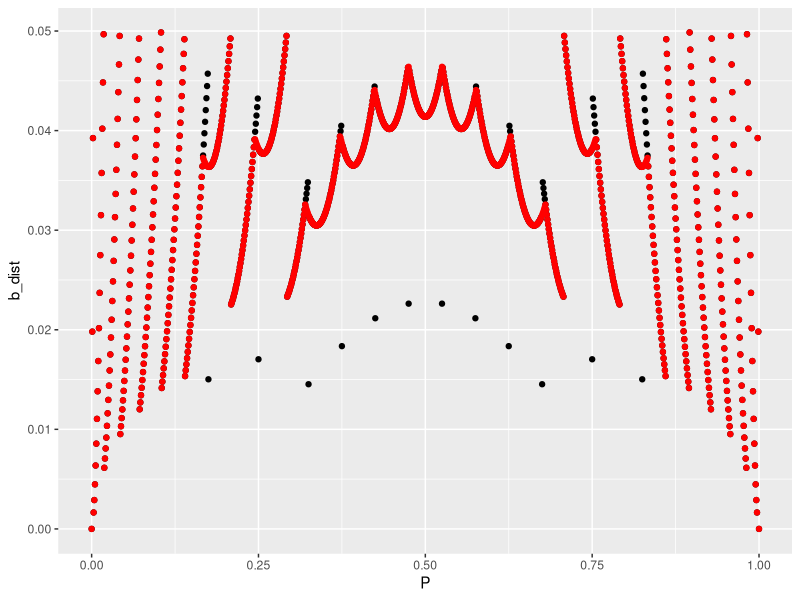
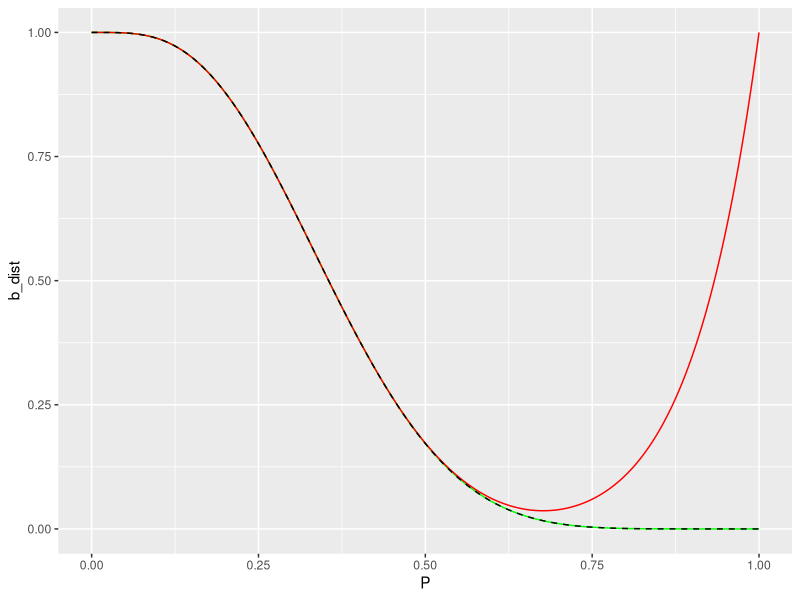

Reproduce these figures in R, in order.
## ---- chunk 1
knitr::opts_chunk$set(echo = TRUE)
## ---- chunk 2
library(ggplot2)
library(reshape2)
library(tidyverse)
## ---- chunk 3
dmodel <- function(x, n, p){
  dbinom(x, n, p)
}

pmodel <- function(x, n, p, tail_left = TRUE){
  pbinom(x, n, p, tail_left)
}

sample_space <- function(n){
  0:n
}

expected_val_model <- function(n, p){
  n*p
}

## ---- chunk 4
p_val_a <- function(x, n, p){
  pr_tail_l = pmodel(x, n, p, tail_left = TRUE)
  ## Use 1 - tail prob but add point prob
  pr_tail_r = 1 - pr_tail_l + dmodel(x, n, p)
  
  p_val = 2 * min(pr_tail_l, pr_tail_r, 1/2)
  p_val
}

p_val_a(7, 10, 0.7)
## ---- chunk 5
p_val_b <- function(x, n, p, multi_modal = TRUE){
  W_x = dmodel(x, n, p)
  
  S = sample_space(n)
  p_val = 0
  
  if (multi_modal){
    # If multimodal makes this a bad for this p-method
    for(y in S){
      W_y = dmodel(y, n, p)
      if(W_y > W_x){
      }
      else{
        p_y = W_y
        p_val = p_val + p_y
      }
    }
  }
  else{
    #WIP of effectivised computation
  }
  
  p_val
}

p_val_b(3, 10, 0.3, TRUE)
## ---- chunk 6
# Assuming point mass function
p_val_c <- function(x, n, p){
  p_tail_l = pmodel(x, n, p, tail_left = TRUE)
  p_tail_r = 1 - p_tail_l + dmodel(x, n, p)
  epsilon = 1e-8
  if (p_tail_l < p_tail_r + epsilon){
    # Add the maximum right tail that is smaller than left tail
    ## Start with 0 tail and add one point mass at a time until it grow bigger than left tail
    r_tail_max_smaller = 0
    y = n
    sugg = r_tail_max_smaller
    while(sugg < p_tail_l + epsilon){
      r_tail_max_smaller = sugg # Accept suggestion
      r_add = dmodel(y, n, p) # Calculate new point mass to be added
      sugg = sugg + r_add # Propose new suggestion
      y = y - 1 # Take one lower y-value
    }
    p_val = p_tail_l +  r_tail_max_smaller
  }
  else{
    # Do the same thing but find maximum smaller left tail instead of right
    l_tail_max_smaller = 0
    y = 0
    sugg = l_tail_max_smaller
    while(sugg < p_tail_r + epsilon){
      l_tail_max_smaller = sugg # Accept suggestion
      l_add = dmodel(y, n, p) # Calculate new point mass to be added
      sugg = sugg + l_add # Propose new suggestion
      y = y + 1 # Take one higher y-value
    }
    p_val = p_tail_r +  l_tail_max_smaller
  }
  if(p_val > 1){ # If the distrbution is symmetric it will count the central event twice.
    return(1)
  }
  p_val
}

p_val_c(7, 10, 0.68)
## ---- chunk 7
p_val_d <- function(x, n, p) {
  exp_val = expected_val_model(n, p)
  W_x = abs(x - exp_val)
  
  p_val = 0
  S = sample_space(n)
  for(y in S){
    W_y = abs(y - exp_val)
    if(W_y < W_x){}
    else{
      p_val = p_val + dmodel(y, n, p)
    }
  }
  p_val
}

p_val_d(7, 10, 0.7)
## ---- chunk 8
power_calc_binom <- function(method, n, p, a){
  power = 0
  for(x in 0:n){
    p_val = method(x, n, p)
    if(p_val < a){
      power = power + dbinom(x, n, p)
    }
  }
  power
}

power_calc_binom(p_val_d, 10, 0.82, 0.05)

N = 1000
P = (0:N)/N
b_double = NULL
b_point = NULL
b_dist = NULL

for(p in P){
  # Calculate power
  power_double = power_calc_binom(p_val_a, 20, p, .05)
  power_point = power_calc_binom(p_val_b, 20, p, .05)
  power_dist = power_calc_binom(p_val_d, 20, p, .05)
    
  # Add power to the list
  b_double = c(b_double, power_double)
  b_point = c(b_point, power_point)
  b_dist = c(b_dist, power_dist)
}

df_power <- data.frame(P, b_double, b_point, b_dist)

ggplot(data = df_power)+
  geom_point(aes(x = P, y = b_dist))+
  geom_point(aes(x = P, y = b_point), color = "red")
## ---- chunk 9
power_calc_binom_alt <- function(method, n, p_true, a, p_0 = .7){
  power = 0
  for(x in 0:n){
    p_val = method(x, n, p_0)
    if(p_val < a){
      power = power + dbinom(x, n, p_true)
    }
  }
  power
}

N = 1000
n = 10
P = (0:N)/N
b_double = NULL
b_point = NULL
b_dist = NULL

for(p in P){
  # Calculate power
  power_double = power_calc_binom_alt(p_val_a, n, p, .05)
  power_point = power_calc_binom_alt(p_val_b, n, p, .05)
  power_dist = power_calc_binom_alt(p_val_d, n, p, .05)
    
  # Add power to the list
  b_double = c(b_double, power_double)
  b_point = c(b_point, power_point)
  b_dist = c(b_dist, power_dist)
}

df_power <- data.frame(P, b_double, b_point, b_dist)

ggplot(data = df_power)+
  geom_line(aes(x = P, y = b_dist), color = "green")+
  geom_line(aes(x = P, y = b_point), color = "red")+
  geom_line(aes(x = P, y = b_double), linetype = "dashed")
